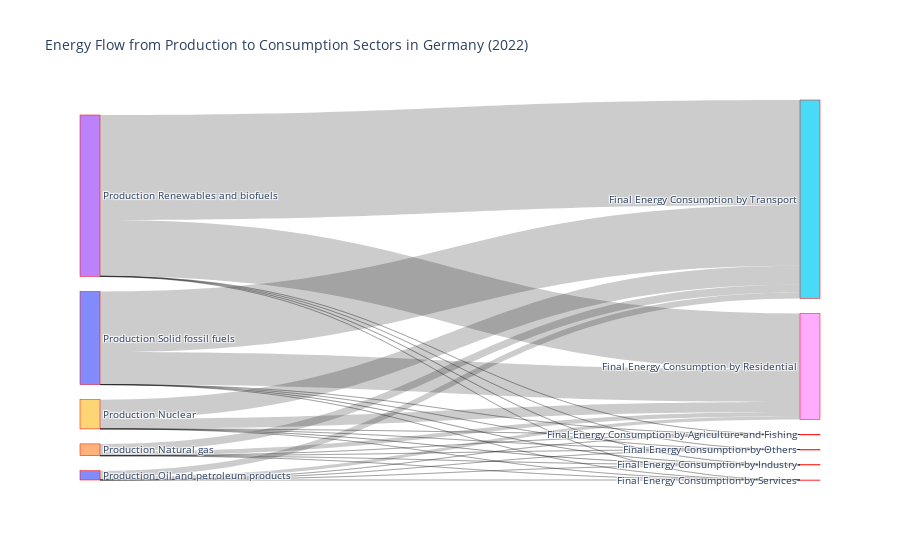

Notebook code cell kept with this figure:
### Code cell
import plotly.graph_objects as go

# Example for one country and year
country = 'Germany'
year = 2022

filtered_df = flows_df[(flows_df['Country'] == country) & (flows_df['Year'] == year)]

# Extract nodes and links from data
nodes = list(set(filtered_df['Source']).union(set(filtered_df['Target'])))
node_indices = {node: idx for idx, node in enumerate(nodes)}

# Create node and link data for Plotly
source_indices = [node_indices[src] for src in filtered_df['Source']]
target_indices = [node_indices[tgt] for tgt in filtered_df['Target']]
values = filtered_df['Value'].tolist()

# Create Sankey Diagram
fig = go.Figure(data=[go.Sankey(
    node=dict(
        pad=15,
        thickness=20,
        line=dict(color="red", width=0.5),
        label=nodes
    ),
    link=dict(
        source=source_indices,
        target=target_indices,
        value=values
    )
)])

fig.update_layout(title_text=f"Energy Flow from Production to Consumption Sectors in {country} ({year})",
                  font_size=10)

fig.show()

### Figure 1 — Plotly figure (JSON) as saved in the notebook; plotly's stock layout.template omitted (floating-point values rounded to 4 significant figures)
{"data": [{"link": {"source": [10, 10, 10, 10, 10, 10, 0, 0, 0, 0, 0, 0, 4, 4, 4, 4, 4, 4, 9, 9, 9, 9, 9, 9, 3, 3, 3, 3, 3, 3], "target": [7, 5, 8, 6, 1, 2, 7, 5, 8, 6, 1, 2, 7, 5, 8, 6, 1, 2, 7, 5, 8, 6, 1, 2, 7, 5, 8, 6, 1, 2], "value": [83.68, 36100.0, 19270.0, 0.07699, 18.0, 0.03102, 8.346, 3600.0, 1922.0, 0.007678, 1.795, 0.003094, 10.61, 4577.0, 2443.0, 0.00976, 2.282, 0.003933, 26.25, 11320.0, 6046.0, 0.02415, 5.647, 0.009731, 145.0, 62550.0, 33390.0, 0.1334, 31.19, 0.05374]}, "node": {"label": ["Production Oil and petroleum products", "Final Energy Consumption by Agriculture and Fishing", "Final Energy Consumption by Others", "Production Renewables and biofuels", "Production Natural gas", "Final Energy Consumption by Transport", "Final Energy Consumption by Services", "Final Energy Consumption by Industry", "Final Energy Consumption by Residential", "Production Nuclear", "Production Solid fossil fuels"], "line": {"color": "red", "width": 0.5}, "pad": 15, "thickness": 20}, "type": "sankey"}], "layout": {"font": {"size": 10}, "title": {"text": "Energy Flow from Production to Consumption Sectors in Germany (2022)"}}}
